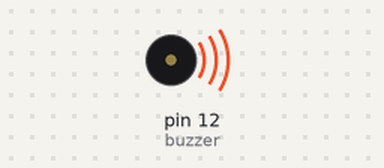
Bench run of a sketch on a simulated Arduino Uno, built with avr-gcc and run on an emulated ATmega328P. Parts: buzzer (waves = sounding).

Above: at 0.2 s.
Timing chart, 0 to 15.9 s (numbered marks = the images above):
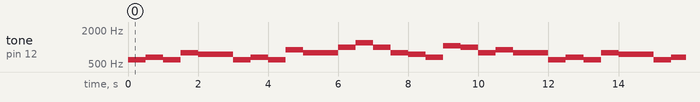

Measured:
- by itself, tone on pin 12 (buzzer): plays 592 Hz for 0.50 s, 665 Hz for 0.50 s, 592 Hz for 0.50 s, 790 Hz for 0.50 s, 746 Hz for 1.0 s, 592 Hz for 0.50 s … (223 notes in this stretch)

The sketch:

Buzzer_Parabens_Pra_Voce.ino
```cpp
#define Do 528.00
#define Re 592.42
#define Mi 665.28
#define Fa 704.88
#define Fas 746.59
#define Sol 790.94
#define La 888.10
#define Si 996.86
#define DO 1056.00
#define RE 1184.80
#define MI 1330.60
#define buzzer 12
#define T1 500      //Seminima  500 ms
#define T2 T1/2.0   //Colcheia  250 ms
#define T3 2.0*T1   //Minima    1000 ms
#define T4 4.0*T1   //Semibreve 2000 ms


void setup() {
  pinMode(buzzer, OUTPUT);
}

void loop() {
  tone(buzzer, Re); delay(T2); noTone(buzzer);
  tone(buzzer, Re); delay(T2); noTone(buzzer);

  tone(buzzer, Mi); delay(T1); noTone(buzzer);
  tone(buzzer, Re); delay(T1); noTone(buzzer);
  tone(buzzer, Sol); delay(T1); noTone(buzzer);

  tone(buzzer, Fas); delay(T3); noTone(buzzer);
  tone(buzzer, Re); delay(T2); noTone(buzzer);
  tone(buzzer, Re); delay(T2); noTone(buzzer);

  tone(buzzer, Mi); delay(T1); noTone(buzzer);
  tone(buzzer, Re); delay(T1); noTone(buzzer);
  tone(buzzer, La); delay(T1); noTone(buzzer);

  tone(buzzer, Sol); delay(T3); noTone(buzzer);
  tone(buzzer, Si); delay(T2); noTone(buzzer);
  tone(buzzer, Si); delay(T2); noTone(buzzer);

  tone(buzzer, RE); delay(T1); noTone(buzzer);
  tone(buzzer, Si); delay(T1); noTone(buzzer);
  tone(buzzer, Sol); delay(T1); noTone(buzzer);

  tone(buzzer, Fas); delay(T1); noTone(buzzer);
  tone(buzzer, Mi); delay(T1); noTone(buzzer);
  tone(buzzer, DO); delay(T2); noTone(buzzer);
  tone(buzzer, DO); delay(T2); noTone(buzzer);

  tone(buzzer, Si); delay(T1); noTone(buzzer);
  tone(buzzer, Sol); delay(T1); noTone(buzzer);
  tone(buzzer, La); delay(T1); noTone(buzzer);

  tone(buzzer, Sol); delay(T3); noTone(buzzer);
  tone(buzzer, Re); delay(T2); noTone(buzzer);
  tone(buzzer, Re); delay(T2); noTone(buzzer);

  tone(buzzer, Mi); delay(T1); noTone(buzzer);
  tone(buzzer, Re); delay(T1); noTone(buzzer);
  tone(buzzer, Sol); delay(T1); noTone(buzzer);

  tone(buzzer, Fas); delay(T3); noTone(buzzer);
  tone(buzzer, Re); delay(T2); noTone(buzzer);
  tone(buzzer, Re); delay(T2); noTone(buzzer);

  tone(buzzer, Mi); delay(T1); noTone(buzzer);
  tone(buzzer, Re); delay(T1); noTone(buzzer);
  tone(buzzer, La); delay(T1); noTone(buzzer);

  tone(buzzer, Sol); delay(T3); noTone(buzzer);
  tone(buzzer, Si); delay(T2); noTone(buzzer);
  tone(buzzer, Si); delay(T2); noTone(buzzer);

  tone(buzzer, RE); delay(T1); noTone(buzzer);
  tone(buzzer, Si); delay(T1); noTone(buzzer);
  tone(buzzer, Sol); delay(T1); noTone(buzzer);

  tone(buzzer, Fas); delay(T1); noTone(buzzer);
  tone(buzzer, Mi); delay(T1); noTone(buzzer);
  tone(buzzer, DO); delay(T2); noTone(buzzer);
  tone(buzzer, DO); delay(T2); noTone(buzzer);

  tone(buzzer, Si); delay(T1); noTone(buzzer);
  tone(buzzer, Sol); delay(T1); noTone(buzzer);
  tone(buzzer, La); delay(T1); noTone(buzzer);

  tone(buzzer, Sol); delay(T3+T1); noTone(buzzer);
}
```
